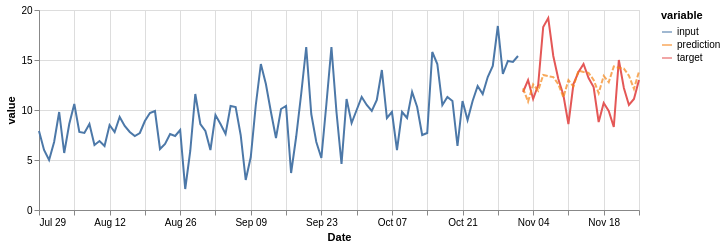

This figure's notebook cell:
### Code cell
(on.Plot()
    .add(on.marks.line, input)
    .add(on.marks.line, target)
    .add(on.marks.line, prediction, type='dashed')
    .properties(width=600, height=200)
    .show()
)

### Figure 1 — Vega specification as saved in the notebook (floating-point values rounded to 4 significant figures)
{"$schema": "https://vega.github.io/schema/vega/v5.json", "data": [{"name": "source_0", "values": [{"Date": "1990-07-29T00:00:00.000", "variable": "input", "value": 7.9}, {"Date": "1990-07-30T00:00:00.000", "variable": "input", "value": 6.0}, {"Date": "1990-07-31T00:00:00.000", "variable": "input", "value": 5.0}, {"Date": "1990-08-01T00:00:00.000", "variable": "input", "value": 6.8}, {"Date": "1990-08-02T00:00:00.000", "variable": "input", "value": 9.8}, {"Date": "1990-08-03T00:00:00.000", "variable": "input", "value": 5.7}, {"Date": "1990-08-04T00:00:00.000", "variable": "input", "value": 8.6}, {"Date": "1990-08-05T00:00:00.000", "variable": "input", "value": 10.6}, {"Date": "1990-08-06T00:00:00.000", "variable": "input", "value": 7.8}, {"Date": "1990-08-07T00:00:00.000", "variable": "input", "value": 7.7}, {"Date": "1990-08-08T00:00:00.000", "variable": "input", "value": 8.6}, {"Date": "1990-08-09T00:00:00.000", "variable": "input", "value": 6.5}, {"Date": "1990-08-10T00:00:00.000", "variable": "input", "value": 6.9}, {"Date": "1990-08-11T00:00:00.000", "variable": "input", "value": 6.4}, {"Date": "1990-08-12T00:00:00.000", "variable": "input", "value": 8.5}, {"Date": "1990-08-13T00:00:00.000", "variable": "input", "value": 7.8}, {"Date": "1990-08-14T00:00:00.000", "variable": "input", "value": 9.3}, {"Date": "1990-08-15T00:00:00.000", "variable": "input", "value": 8.4}, {"Date": "1990-08-16T00:00:00.000", "variable": "input", "value": 7.8}, {"Date": "1990-08-17T00:00:00.000", "variable": "input", "value": 7.4}, {"Date": "1990-08-18T00:00:00.000", "variable": "input", "value": 7.7}, {"Date": "1990-08-19T00:00:00.000", "variable": "input", "value": 8.9}, {"Date": "1990-08-20T00:00:00.000", "variable": "input", "value": 9.7}, {"Date": "1990-08-21T00:00:00.000", "variable": "input", "value": 9.9}, {"Date": "1990-08-22T00:00:00.000", "variable": "input", "value": 6.1}, {"Date": "1990-08-23T00:00:00.000", "variable": "input", "value": 6.6}, {"Date": "1990-08-24T00:00:00.000", "variable": "input", "value": 7.6}, {"Date": "1990-08-25T00:00:00.000", "variable": "input", "value": 7.4}, {"Date": "1990-08-26T00:00:00.000", "variable": "input", "value": 8.0}, {"Date": "1990-08-27T00:00:00.000", "variable": "input", "value": 2.1}, {"Date": "1990-08-28T00:00:00.000", "variable": "input", "value": 5.9}, {"Date": "1990-08-29T00:00:00.000", "variable": "input", "value": 11.6}, {"Date": "1990-08-30T00:00:00.000", "variable": "input", "value": 8.6}, {"Date": "1990-08-31T00:00:00.000", "variable": "input", "value": 7.9}, {"Date": "1990-09-01T00:00:00.000", "variable": "input", "value": 6.0}, {"Date": "1990-09-02T00:00:00.000", "variable": "input", "value": 9.5}, {"Date": "1990-09-03T00:00:00.000", "variable": "input", "value": 8.6}, {"Date": "1990-09-04T00:00:00.000", "variable": "input", "value": 7.6}, {"Date": "1990-09-05T00:00:00.000", "variable": "input", "value": 10.4}, {"Date": "1990-09-06T00:00:00.000", "variable": "input", "value": 10.3}, {"Date": "1990-09-07T00:00:00.000", "variable": "input", "value": 7.5}, {"Date": "1990-09-08T00:00:00.000", "variable": "input", "value": 3.0}, {"Date": "1990-09-09T00:00:00.000", "variable": "input", "value": 5.3}, {"Date": "1990-09-10T00:00:00.000", "variable": "input", "value": 10.5}, {"Date": "1990-09-11T00:00:00.000", "variable": "input", "value": 14.6}, {"Date": "1990-09-12T00:00:00.000", "variable": "input", "value": 12.6}, {"Date": "1990-09-13T00:00:00.000", "variable": "input", "value": 9.8}, {"Date": "1990-09-14T00:00:00.000", "variable": "input", "value": 7.2}, {"Date": "1990-09-15T00:00:00.000", "variable": "input", "value": 10.1}, {"Date": "1990-09-16T00:00:00.000", "variable": "input", "value": 10.4}, {"Date": "1990-09-17T00:00:00.000", "variable": "input", "value": 3.7}, {"Date": "1990-09-18T00:00:00.000", "variable": "input", "value": 7.3}, {"Date": "1990-09-19T00:00:00.000", "variable": "input", "value": 11.6}, {"Date": "1990-09-20T00:00:00.000", "variable": "input", "value": 16.3}, {"Date": "1990-09-21T00:00:00.000", "variable": "input", "value": 9.6}, {"Date": "1990-09-22T00:00:00.000", "variable": "input", "value": 6.8}, {"Date": "1990-09-23T00:00:00.000", "variable": "input", "value": 5.2}, {"Date": "1990-09-24T00:00:00.000", "variable": "input", "value": 10.6}, {"Date": "1990-09-25T00:00:00.000", "variable": "input", "value": 16.3}, {"Date": "1990-09-26T00:00:00.000", "variable": "input", "value": 9.8}, {"Date": "1990-09-27T00:00:00.000", "variable": "input", "value": 4.6}, {"Date": "1990-09-28T00:00:00.000", "variable": "input", "value": 11.1}, {"Date": "1990-09-29T00:00:00.000", "variable": "input", "value": 8.7}, {"Date": "1990-09-30T00:00:00.000", "variable": "input", "value": 10.0}, {"Date": "1990-10-01T00:00:00.000", "variable": "input", "value": 11.3}, {"Date": "1990-10-02T00:00:00.000", "variable": "input", "value": 10.5}, {"Date": "1990-10-03T00:00:00.000", "variable": "input", "value": 9.9}, {"Date": "1990-10-04T00:00:00.000", "variable": "input", "value": 11.0}, {"Date": "1990-10-05T00:00:00.000", "variable": "input", "value": 14.0}, {"Date": "1990-10-06T00:00:00.000", "variable": "input", "value": 9.2}, {"Date": "1990-10-07T00:00:00.000", "variable": "input", "value": 9.8}, {"Date": "1990-10-08T00:00:00.000", "variable": "input", "value": 6.0}, {"Date": "1990-10-09T00:00:00.000", "variable": "input", "value": 9.8}, {"Date": "1990-10-10T00:00:00.000", "variable": "input", "value": 9.2}, {"Date": "1990-10-11T00:00:00.000", "variable": "input", "value": 11.8}, {"Date": "1990-10-12T00:00:00.000", "variable": "input", "value": 10.3}, {"Date": "1990-10-13T00:00:00.000", "variable": "input", "value": 7.5}, {"Date": "1990-10-14T00:00:00.000", "variable": "input", "value": 7.7}, {"Date": "1990-10-15T00:00:00.000", "variable": "input", "value": 15.8}, {"Date": "1990-10-16T00:00:00.000", "variable": "input", "value": 14.6}, {"Date": "1990-10-17T00:00:00.000", "variable": "input", "value": 10.5}, {"Date": "1990-10-18T00:00:00.000", "variable": "input", "value": 11.3}, {"Date": "1990-10-19T00:00:00.000", "variable": "input", "value": 10.9}, {"Date": "1990-10-20T00:00:00.000", "variable": "input", "value": 6.4}, {"Date": "1990-10-21T00:00:00.000", "variable": "input", "value": 10.9}, {"Date": "1990-10-22T00:00:00.000", "variable": "input", "value": 9.0}, {"Date": "1990-10-23T00:00:00.000", "variable": "input", "value": 10.9}, {"Date": "1990-10-24T00:00:00.000", "variable": "input", "value": 12.4}, {"Date": "1990-10-25T00:00:00.000", "variable": "input", "value": 11.6}, {"Date": "1990-10-26T00:00:00.000", "variable": "input", "value": 13.3}, {"Date": "1990-10-27T00:00:00.000", "variable": "input", "value": 14.4}, {"Date": "1990-10-28T00:00:00.000", "variable": "input", "value": 18.4}, {"Date": "1990-10-29T00:00:00.000", "variable": "input", "value": 13.6}, {"Date": "1990-10-30T00:00:00.000", "variable": "input", "value": 14.9}, {"Date": "1990-10-31T00:00:00.000", "variable": "input", "value": 14.8}, {"Date": "1990-11-01T00:00:00.000", "variable": "input", "value": 15.4}], "transform": [{"type": "formula", "expr": "toDate(datum['Date'])", "as": "Date"}]}, {"name": "source_1", "values": [{"Date": "1990-11-02T00:00:00.000", "variable": "target", "value": 11.8}, {"Date": "1990-11-03T00:00:00.000", "variable": "target", "value": 13.0}, {"Date": "1990-11-04T00:00:00.000", "variable": "target", "value": 11.1}, {"Date": "1990-11-05T00:00:00.000", "variable": "target", "value": 12.5}, {"Date": "1990-11-06T00:00:00.000", "variable": "target", "value": 18.3}, {"Date": "1990-11-07T00:00:00.000", "variable": "target", "value": 19.2}, {"Date": "1990-11-08T00:00:00.000", "variable": "target", "value": 15.4}, {"Date": "1990-11-09T00:00:00.000", "variable": "target", "value": 13.1}, {"Date": "1990-11-10T00:00:00.000", "variable": "target", "value": 11.5}, {"Date": "1990-11-11T00:00:00.000", "variable": "target", "value": 8.6}, {"Date": "1990-11-12T00:00:00.000", "variable": "target", "value": 12.6}, {"Date": "1990-11-13T00:00:00.000", "variable": "target", "value": 13.8}, {"Date": "1990-11-14T00:00:00.000", "variable": "target", "value": 14.6}, {"Date": "1990-11-15T00:00:00.000", "variable": "target", "value": 13.2}, {"Date": "1990-11-16T00:00:00.000", "variable": "target", "value": 12.3}, {"Date": "1990-11-17T00:00:00.000", "variable": "target", "value": 8.8}, {"Date": "1990-11-18T00:00:00.000", "variable": "target", "value": 10.7}, {"Date": "1990-11-19T00:00:00.000", "variable": "target", "value": 9.9}, {"Date": "1990-11-20T00:00:00.000", "variable": "target", "value": 8.3}, {"Date": "1990-11-21T00:00:00.000", "variable": "target", "value": 15.0}, {"Date": "1990-11-22T00:00:00.000", "variable": "target", "value": 12.2}, {"Date": "1990-11-23T00:00:00.000", "variable": "target", "value": 10.5}, {"Date": "1990-11-24T00:00:00.000", "variable": "target", "value": 11.1}, {"Date": "1990-11-25T00:00:00.000", "variable": "target", "value": 13.0}], "transform": [{"type": "formula", "expr": "toDate(datum['Date'])", "as": "Date"}]}, {"name": "source_2", "values": [{"Date": "1990-11-02T00:00:00.000", "variable": "prediction", "value": 12.16}, {"Date": "1990-11-03T00:00:00.000", "variable": "prediction", "value": 10.84}, {"Date": "1990-11-04T00:00:00.000", "variable": "prediction", "value": 12.55}, {"Date": "1990-11-05T00:00:00.000", "variable": "prediction", "value": 11.94}, {"Date": "1990-11-06T00:00:00.000", "variable": "prediction", "value": 13.5}, {"Date": "1990-11-07T00:00:00.000", "variable": "prediction", "value": 13.38}, {"Date": "1990-11-08T00:00:00.000", "variable": "prediction", "value": 13.29}, {"Date": "1990-11-09T00:00:00.000", "variable": "prediction", "value": 12.59}, {"Date": "1990-11-10T00:00:00.000", "variable": "prediction", "value": 11.26}, {"Date": "1990-11-11T00:00:00.000", "variable": "prediction", "value": 12.98}, {"Date": "1990-11-12T00:00:00.000", "variable": "prediction", "value": 12.37}, {"Date": "1990-11-13T00:00:00.000", "variable": "prediction", "value": 13.92}, {"Date": "1990-11-14T00:00:00.000", "variable": "prediction", "value": 13.81}, {"Date": "1990-11-15T00:00:00.000", "variable": "prediction", "value": 13.72}, {"Date": "1990-11-16T00:00:00.000", "variable": "prediction", "value": 13.01}, {"Date": "1990-11-17T00:00:00.000", "variable": "prediction", "value": 11.69}, {"Date": "1990-11-18T00:00:00.000", "variable": "prediction", "value": 13.41}, {"Date": "1990-11-19T00:00:00.000", "variable": "prediction", "value": 12.79}, {"Date": "1990-11-20T00:00:00.000", "variable": "prediction", "value": 14.35}, {"Date": "1990-11-21T00:00:00.000", "variable": "prediction", "value": 14.23}, {"Date": "1990-11-22T00:00:00.000", "variable": "prediction", "value": 14.14}, {"Date": "1990-11-23T00:00:00.000", "variable": "prediction", "value": 13.44}, {"Date": "1990-11-24T00:00:00.000", "variable": "prediction", "value": 12.12}, {"Date": "1990-11-25T00:00:00.000", "variable": "prediction", "value": 13.83}], "transform": [{"type": "formula", "expr": "toDate(datum['Date'])", "as": "Date"}]}, {"name": "source_0_color_domain_variable_0", "values": [{"variable": "input"}]}, {"name": "source_1_color_domain_variable_1", "values": [{"variable": "target"}]}, {"name": "source_2_color_domain_variable_2", "values": [{"variable": "prediction"}]}], "marks": [{"type": "group", "name": "layer_0_pathgroup", "from": {"facet": {"data": "source_0", "name": "faceted_path_layer_0_main", "groupby": ["variable"]}}, "encode": {"update": {"height": {"field": {"signal": null, "datum": null, "group": "height", "parent": null}}, "width": {"field": {"signal": null, "datum": null, "group": "width", "parent": null}}}}, "marks": [{"type": "line", "name": "layer_0_marks", "from": {"data": "faceted_path_layer_0_main"}, "sort": {"field": "x"}, "encode": {"update": {"stroke": {"field": "variable", "scale": "color"}, "defined": {"signal": "isValid(datum[\"Date\"]) && isFinite(+datum[\"Date\"]) && isValid(datum[\"value\"]) && isFinite(+datum[\"value\"])"}, "y": {"field": "value", "scale": "y"}, "x": {"field": "Date", "scale": "x"}}}, "style": ["line"]}]}, {"type": "group", "name": "layer_1_pathgroup", "from": {"facet": {"data": "source_1", "name": "faceted_path_layer_1_main", "groupby": ["variable"]}}, "encode": {"update": {"height": {"field": {"signal": null, "datum": null, "group": "height", "parent": null}}, "width": {"field": {"signal": null, "datum": null, "group": "width", "parent": null}}}}, "marks": [{"type": "line", "name": "layer_1_marks", "from": {"data": "faceted_path_layer_1_main"}, "sort": {"field": "x"}, "encode": {"update": {"defined": {"signal": "isValid(datum[\"Date\"]) && isFinite(+datum[\"Date\"]) && isValid(datum[\"value\"]) && isFinite(+datum[\"value\"])"}, "stroke": {"field": "variable", "scale": "color"}, "x": {"field": "Date", "scale": "x"}, "y": {"field": "value", "scale": "y"}}}, "style": ["line"]}]}, {"type": "group", "name": "layer_2_pathgroup", "from": {"facet": {"data": "source_2", "name": "faceted_path_layer_2_main", "groupby": ["variable"]}}, "encode": {"update": {"height": {"field": {"signal": null, "datum": null, "group": "height", "parent": null}}, "width": {"field": {"signal": null, "datum": null, "group": "width", "parent": null}}}}, "marks": [{"type": "line", "name": "layer_2_marks", "from": {"data": "faceted_path_layer_2_main"}, "sort": {"field": "x"}, "encode": {"update": {"opacity": {"value": 0.7}, "strokeDash": {"value": [5, 2]}, "stroke": {"field": "variable", "scale": "color"}, "x": {"field": "Date", "scale": "x"}, "y": {"field": "value", "scale": "y"}, "defined": {"signal": "isValid(datum[\"Date\"]) && isFinite(+datum[\"Date\"]) && isValid(datum[\"value\"]) && isFinite(+datum[\"value\"])"}}}, "style": ["line"]}]}], "scales": [{"name": "x", "type": "time", "domain": {"fields": [{"data": "source_0", "field": "Date"}, {"data": "source_1", "field": "Date"}, {"data": "source_2", "field": "Date"}]}, "range": [0, {"signal": "width"}]}, {"name": "y", "type": "linear", "domain": {"fields": [{"data": "source_0", "field": "value"}, {"data": "source_1", "field": "value"}, {"data": "source_2", "field": "value"}]}, "range": [{"signal": "height"}, 0], "nice": true, "zero": true}, {"name": "color", "type": "ordinal", "domain": {"fields": [{"data": "source_0_color_domain_variable_0", "field": "variable"}, {"data": "source_1_color_domain_variable_1", "field": "variable"}, {"data": "source_2_color_domain_variable_2", "field": "variable"}], "sort": true}, "range": "category"}], "axes": [{"scale": "x", "labels": false, "grid": true, "domain": false, "aria": false, "minExtent": 0, "orient": "bottom", "tickCount": {"signal": "ceil(width/40)"}, "maxExtent": 0, "ticks": false, "gridScale": "y", "zindex": 0}, {"scale": "y", "aria": false, "grid": true, "maxExtent": 0, "domain": false, "labels": false, "tickCount": {"signal": "ceil(height/40)"}, "ticks": false, "zindex": 0, "orient": "left", "gridScale": "x", "minExtent": 0}, {"scale": "x", "orient": "bottom", "zindex": 0, "labelFlush": true, "labelOverlap": true, "title": "Date", "grid": false, "tickCount": {"signal": "ceil(width/40)"}}, {"scale": "y", "title": "value", "zindex": 0, "tickCount": {"signal": "ceil(height/40)"}, "orient": "left", "grid": false, "labelOverlap": true}], "padding": 5, "background": "white", "height": 200, "style": "cell", "legends": [{"stroke": "color", "symbolType": "stroke", "title": "variable", "encode": {"symbols": {"update": {"opacity": {"value": 0.7}}}}}], "width": 600}
